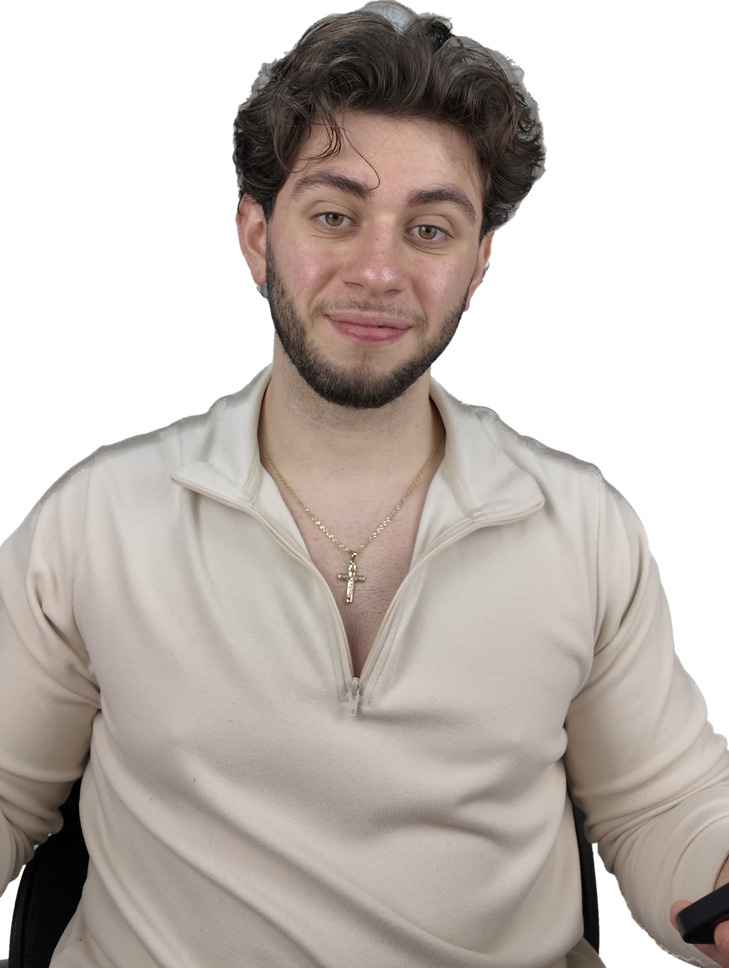
#> input picture design/thumbnails/meta-ads-campaign-structure/assets/face-clean.png, 729 x 968 px, shrunk from 1728 x 2294 before the run
$ python retouch-face.py assets/face-clean.png assets/face-retouched.png
#> lines starting #> are read from the running program, lines starting #| are printed output that depends on the picture; after the words box and inside, x2 and y2 are one past the last pixel; in counts of white or black regions, pixels touching at a corner belong together
#!/usr/bin/env python3
"""Retouch the cutout: even the lighting, lift the shadows, calm the skin.

This is classic frequency-separation retouching, not generative editing — there
is no image model in this pipeline. Concretely it can:

  * lift crushed shadows and even out the key light across the face
  * attenuate skin texture and blemishes while keeping edges (eyes, brows, lips)
  * reduce the *appearance* of neck stubble by pulling dark low-contrast pixels
    in the neck region toward the surrounding skin tone

What it cannot do is genuinely remove a beard. That needs inpainting — inventing
skin that was never photographed. NECK_STRENGTH is capped low on purpose;
pushing it further smears the jawline into plastic instead of looking clean.

    python3 retouch-face.py assets/face-clean.png assets/face-retouched.png
"""
import sys
import numpy as np
from PIL import Image, ImageFilter

SKIN_SMOOTH = 0.72      # keep this fraction of skin texture (lower = smoother)
NECK_SMOOTH = 0.52      # neck gets flattened harder than the face
NECK_STRENGTH = 0.34    # how far neck darks are pulled toward local skin tone
SHADOW_LIFT = 0.15      # 0..1
RELIGHT = 0.07          # strength of the soft key light


def gauss(a: np.ndarray, r: float) -> np.ndarray:
    return np.array(
        Image.fromarray(np.clip(a, 0, 255).astype(np.uint8)).filter(
            ImageFilter.GaussianBlur(r)), dtype=np.float32)


def skin_mask(rgb: np.ndarray) -> np.ndarray:
    r, g, b = rgb[:, :, 0], rgb[:, :, 1], rgb[:, :, 2]
    mx, mn = rgb.max(axis=2), rgb.min(axis=2)
    lum = rgb.mean(axis=2)
    m = ((r > 70) & (g > 30) & (b > 15) & (mx - mn > 12) &
         (r > g + 8) & (r > b + 12) &
         (lum > 95) &            # brows, lashes, beard stay sharp
         (mx - mn < 82))         # lips are far more saturated than cheeks
    return np.clip(gauss(m.astype(np.float32) * 255, 9) / 255.0, 0, 1)


def retouch(src: str, dst: str):
#> called with src = 'assets/face-clean.png', dst = 'assets/face-retouched.png'
    im = Image.open(src).convert("RGBA")
#> im is the input picture: PIL image 729x968 RGBA; mean R, G, B, A 105.3, 97, 91.7, 164.8
    arr = np.array(im).astype(np.float32)
    rgb, alpha = arr[:, :, :3].copy(), arr[:, :, 3]
    h, w = rgb.shape[:2]
#> h = 968; w = 729

    skin = skin_mask(rgb)
#> in skin_mask, `m = ((r > 70) & (g > 30) & (b > 15) & (mx - mn > 12) & (r > g + 8) & (..`:
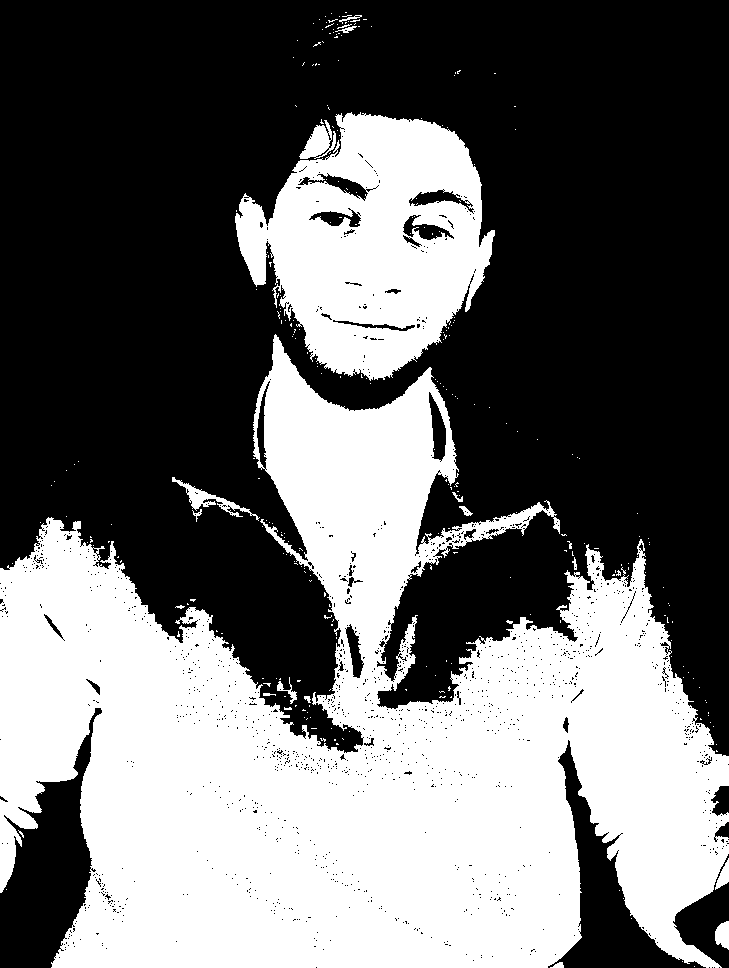
#> m: shape (968, 729) bool; 42% white; 287 white regions (268 under 20 px), largest, box (x1, y1, x2, y2) and area: (0, 334, 729, 968) 250404, (235, 112, 495, 381) 42708, (299, 120, 336, 159) 746

    # ---- locate face and neck from the silhouette ------------------------
    # A skin-colour centroid is useless here: a forearm is as "skin" as a face.
    # The alpha width profile is unambiguous — head, then a pinch at the neck,
    # then the shoulders flare out.
    solid = alpha > 128
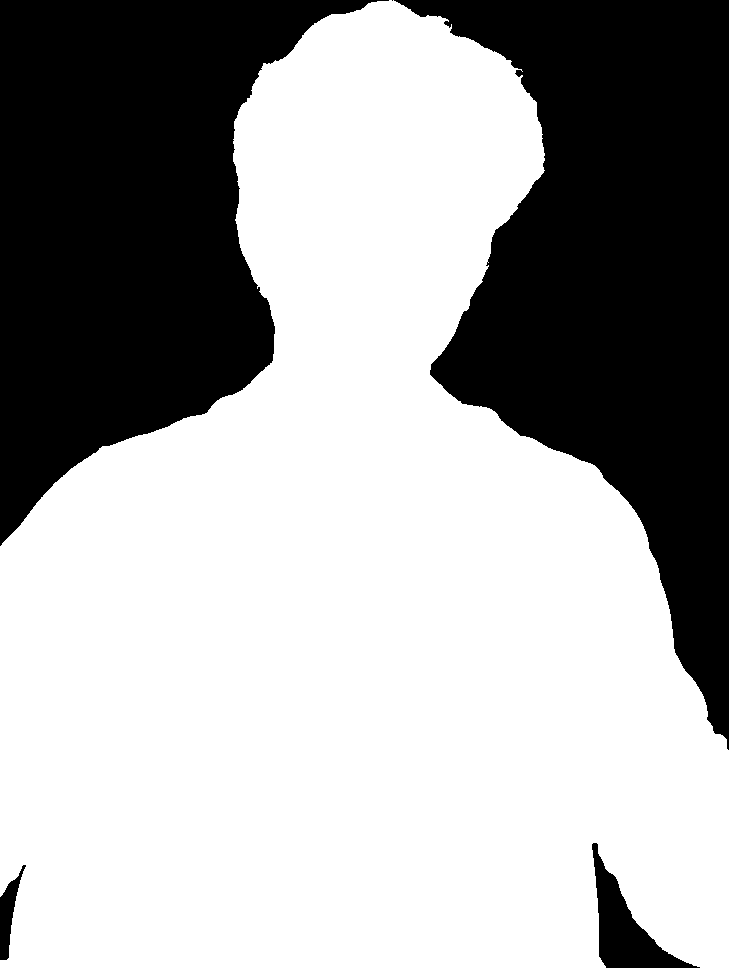
#> solid: shape (968, 729) bool; 64.8% white; 5 black regions (1 under 20 px), largest, box (x1, y1, x2, y2) and area: (394, 0, 729, 750) 126412, (0, 0, 389, 546) 116446, (592, 843, 700, 968) 4371, (0, 865, 26, 960) 985
    widths = solid.sum(axis=1).astype(np.float32)
#> widths = 968 values, max 729 at index 750, min 4 at index 0, mean 472.6
    widths = np.convolve(widths, np.ones(31) / 31, "same")
#> widths = 968 values, max 729 at index 765, min 24.42 at index 0, mean 469.9
    top = int(np.argmax(solid.any(axis=1)))
#> top = 0
    hi = int(np.argmax(widths[top:top + int(h * 0.35)])) + top      # widest head row
#> hi = 149
    search = widths[hi:hi + int(h * 0.30)]
#> search = 290 values, max 400.4 at index 289, min 167.2 at index 210, mean 245.7
    neck = hi + int(np.argmin(search))                              # the pinch
#> neck = 359
    face_top, face_bot = top, neck
#> face_top = 0; face_bot = 359
    chin = max(face_top + 1, neck - int((neck - top) * 0.06))
#> chin = 338
    head = solid[face_top:face_bot]
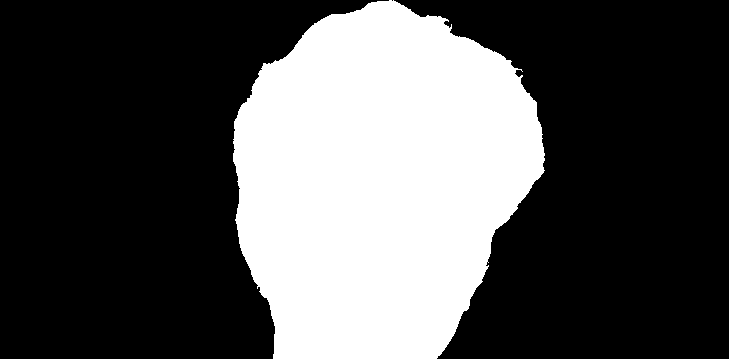
#> head: shape (359, 729) bool; 32.3% white; 1 white region, box (x1, y1, x2, y2) and area: (233, 0, 545, 359) 84512
    xs = np.where(head.any(axis=0))[0]
#> xs = 312 values from 233 to 544
    cx = int((xs[0] + xs[-1]) / 2)
#> cx = 388

    # ---- frequency separation -------------------------------------------
    lo = gauss(rgb, 6.0)
    detail = rgb - lo

    keep = SKIN_SMOOTH + (1.0 - skin[:, :, None]) * (1.0 - SKIN_SMOOTH)
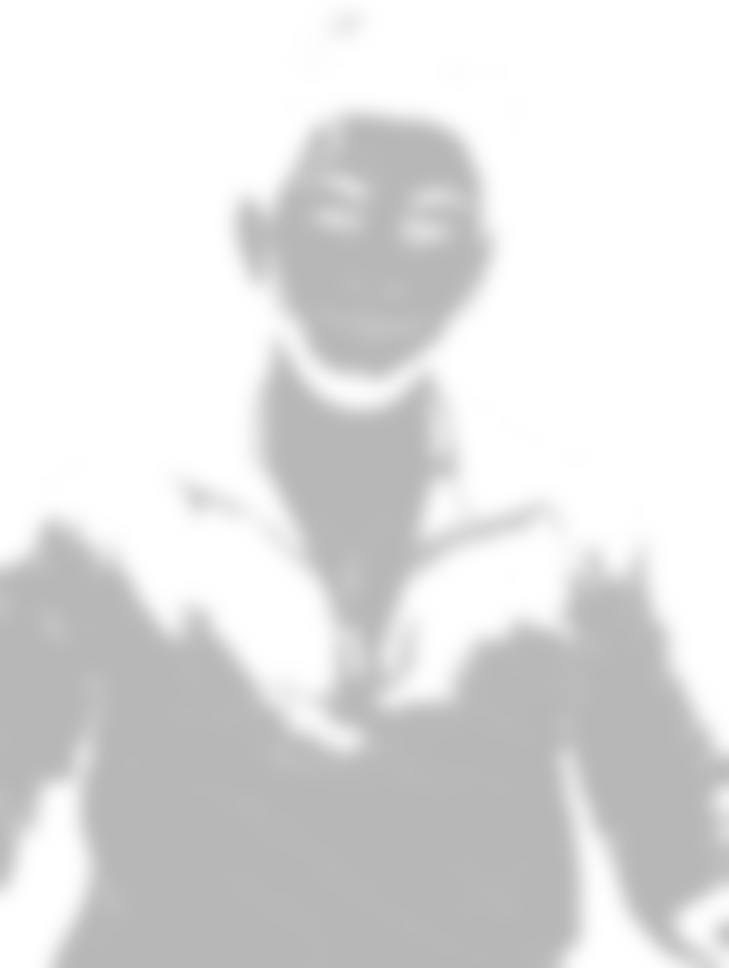
#> keep: shape (968, 729, 1) float32; min 0.72, max 1, mean 0.882

    neck = np.zeros((h, w), np.float32)
    n0, n1 = chin, min(h, chin + int((face_bot - face_top) * 0.42))
#> n0 = 338; n1 = 488
    neck[n0:n1] = 1.0
    neck = gauss(neck * 255, 26) / 255.0
    band = np.zeros((h, w), np.float32)
    half = int((face_bot - face_top) * 0.46)
#> half = 165
    band[:, max(0, cx - half):min(w, cx + half)] = 1.0
    neck = neck * gauss(band * 255, 26) / 255.0 * skin
    keep = keep * (1 - neck[:, :, None]) + NECK_SMOOTH * neck[:, :, None]

    out = lo + detail * keep

    # ---- pull neck darks toward the local skin tone ----------------------
    lo_neck = gauss(out, 26.0)
    lum = out.mean(axis=2)
    lum_lo = lo_neck.mean(axis=2)
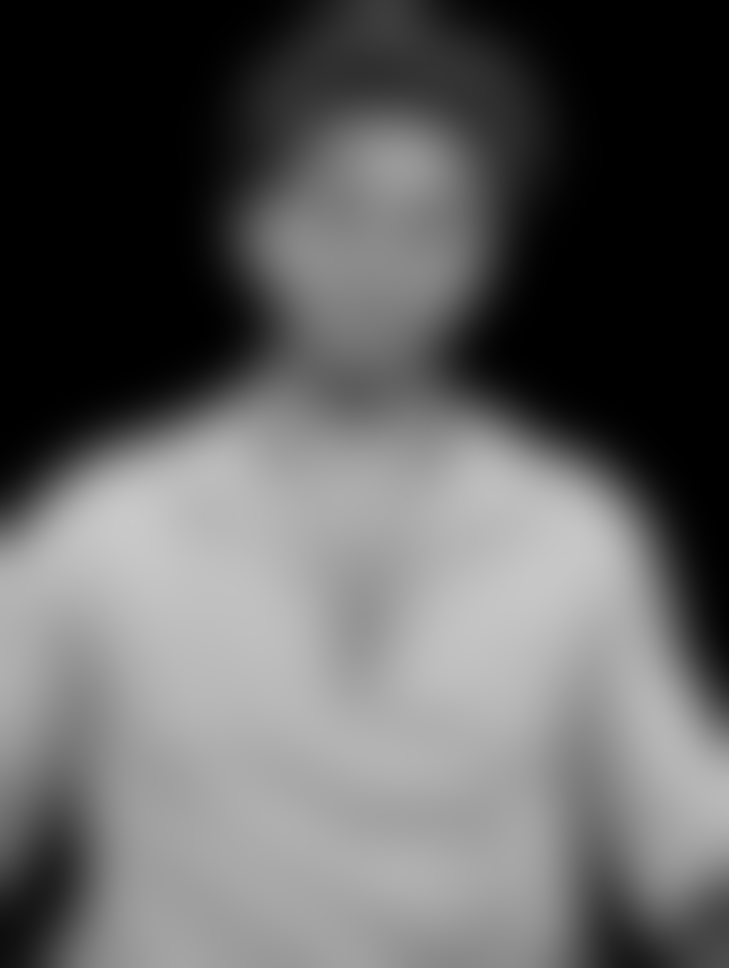
#> lum_lo: shape (968, 729) float32; min 0, max 201, mean 97.5
    darker = np.clip((lum_lo - lum) / 42.0, 0, 1)          # stubble is darker
    pull = (neck * darker * NECK_STRENGTH)[:, :, None]
    out = out * (1 - pull) + lo_neck * pull

    # ---- lift shadows ----------------------------------------------------
    l = out.mean(axis=2, keepdims=True) / 255.0
    out = out + (1.0 - l) ** 2.2 * 255.0 * SHADOW_LIFT * skin[:, :, None]

    # ---- soft key light on the face --------------------------------------
    yy, xx = np.mgrid[0:h, 0:w].astype(np.float32)
    rad = np.sqrt(((xx - cx) / (w * 0.55)) ** 2 +
                  ((yy - (face_top + face_bot) / 2) / (h * 0.42)) ** 2)
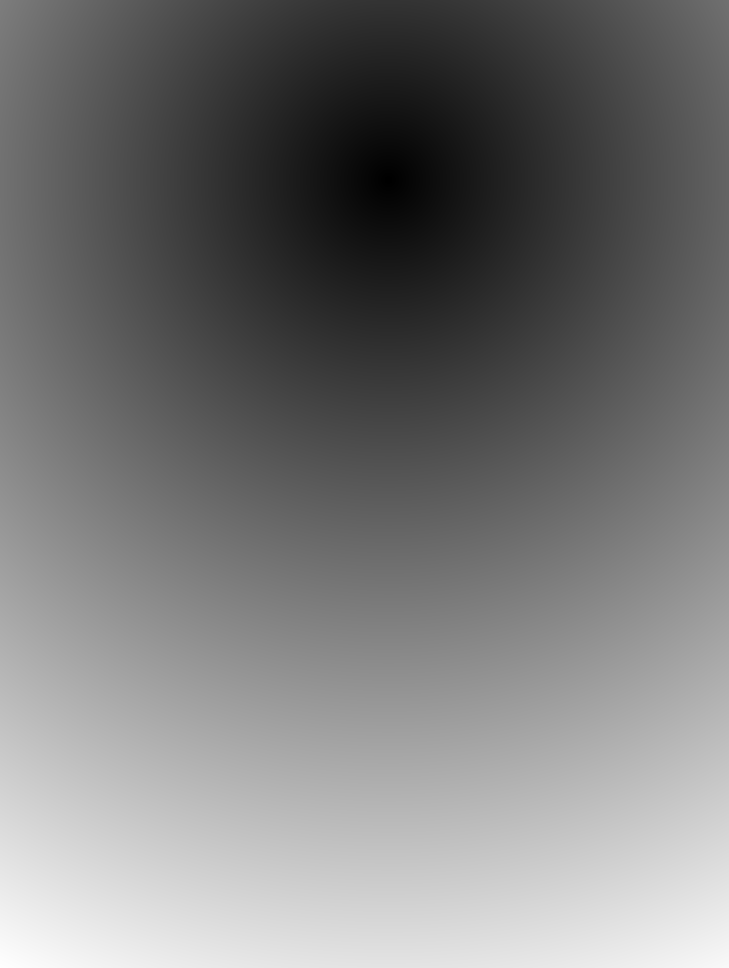
#> rad: shape (968, 729) float32; min 0.00123, max 2.17, mean 1.02; drawn with min black and max white
    key = np.clip(1.0 - rad, 0, 1) ** 1.6
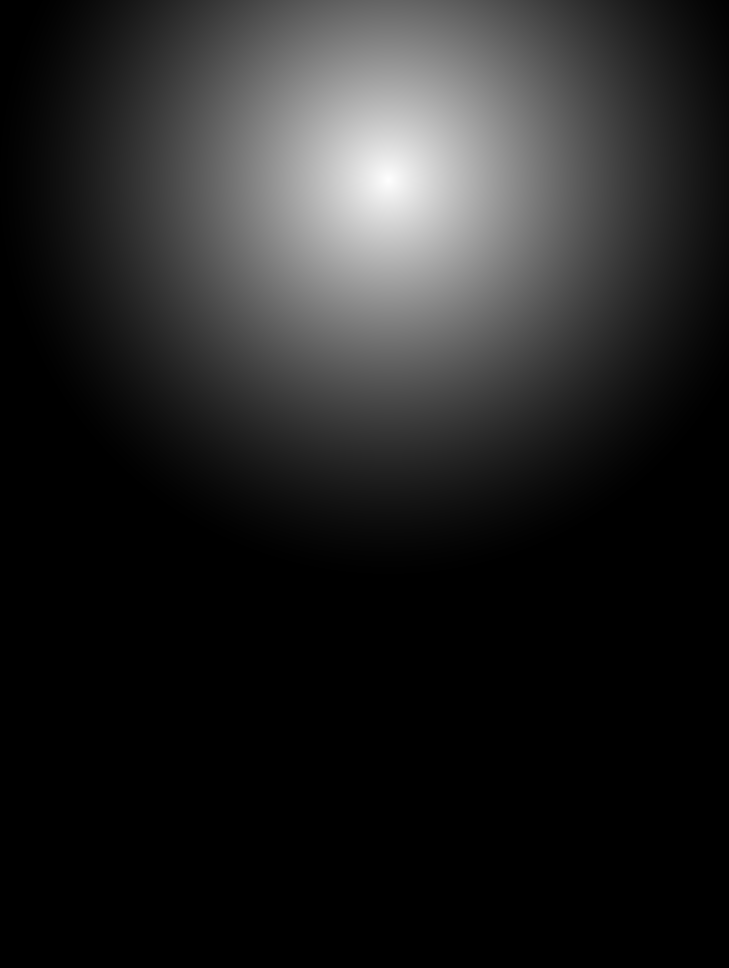
#> key: shape (968, 729) float32; min 0, max 0.998, mean 0.138
    out = out * (1.0 + RELIGHT * key[:, :, None])

    out = np.clip(out, 0, 255)
    res = Image.fromarray(np.dstack([out, alpha]).astype(np.uint8), "RGBA")
    res.save(dst)
    print(f"retouched {src} -> {dst}  {res.size}  "
          f"(face rows {face_top}-{face_bot}, chin {chin}, centre x {cx})")
#| retouched assets/face-clean.png -> assets/face-retouched.png  (729, 968)  (face rows 0-359, chin 338, centre x 388)


if __name__ == "__main__":
    retouch(sys.argv[1] if len(sys.argv) > 1 else "assets/face-clean.png",
            sys.argv[2] if len(sys.argv) > 2 else "assets/face-retouched.png")

$ run again, with design/thumbnails/meta-ads-campaign-structure/assets/face-noprop.png copied over design/thumbnails/meta-ads-campaign-structure/assets/face-clean.png
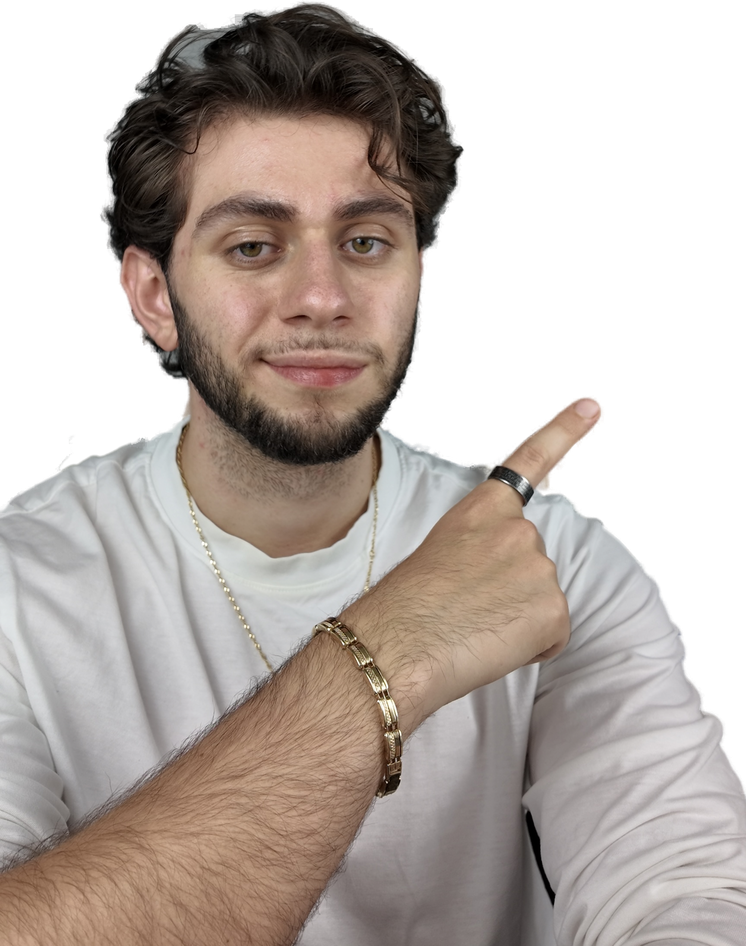
#> input picture design/thumbnails/meta-ads-campaign-structure/assets/face-noprop.png, 746 x 946 px, shrunk from 1728 x 2193 before the run
#> in retouch, im is the input picture: PIL image 746x946 RGBA; mean R, G, B, A 101.2, 91.2, 85.3, 166.2
#> in skin_mask, `m = ((r > 70) & (g > 30) & (b > 15) & (mx - mn > 12) & (r > g + 8) & (..`:
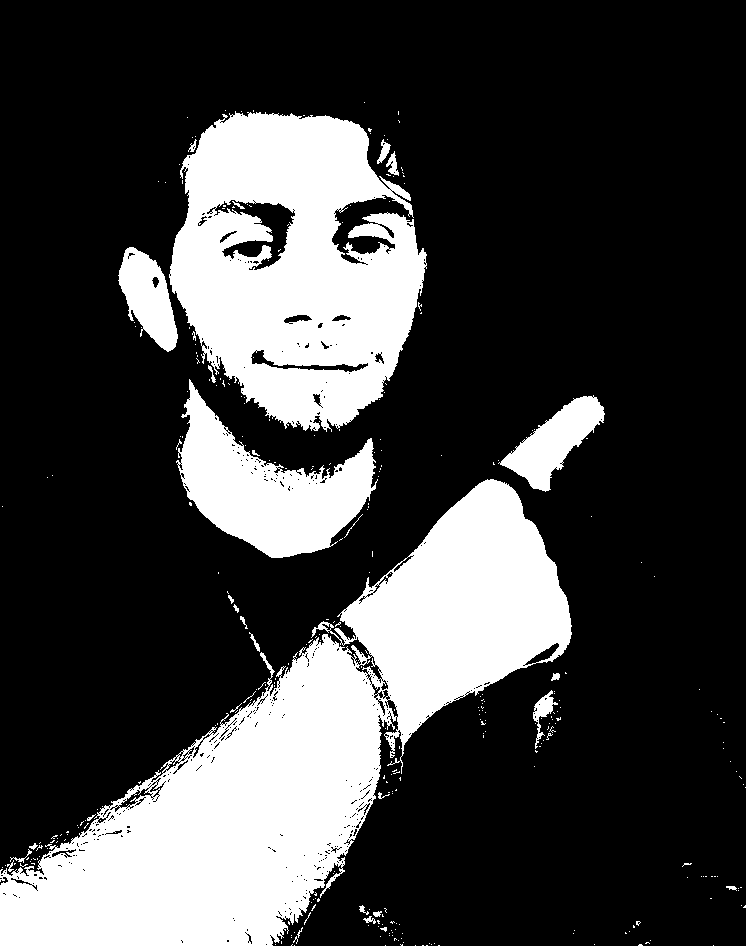
#> m: shape (946, 746) bool; 25.6% white; 325 white regions (296 under 20 px), largest, box (x1, y1, x2, y2) and area: (0, 479, 572, 946) 98745, (169, 111, 427, 432) 55151, (176, 379, 378, 558) 16295
#> solid: shape (946, 746) bool; 65.2% white; 1 black region, box (x1, y1, x2, y2) and area: (0, 0, 746, 797) 245918
#> in retouch, `widths = solid.sum(axis=1).astype(np.float32)`: widths = 946 values, max 746 at index 797, min 0 at index 0, mean 486
#> in retouch, `widths = np.convolve(widths, np.ones(31) / 31, "same")`: widths = 946 values, max 746 at index 812, min 19.52 at index 0, mean 482.9
#> top = 4
#> hi = 161
#> search = 283 values, max 349.9 at index 0, min 216.1 at index 229, mean 289.1
#> in retouch, `neck = hi + int(np.argmin(search))`: neck = 390
#> face_top = 4; face_bot = 390
#> chin = 367
#> head: shape (386, 746) bool; 37.8% white; 1 white region, box (x1, y1, x2, y2) and area: (105, 0, 463, 386) 108779
#> xs = 358 values from 105 to 462
#> cx = 283
#> n0 = 367; n1 = 529
#> half = 177
#> in retouch, `key = np.clip(1.0 - rad, 0, 1) ** 1.6`:
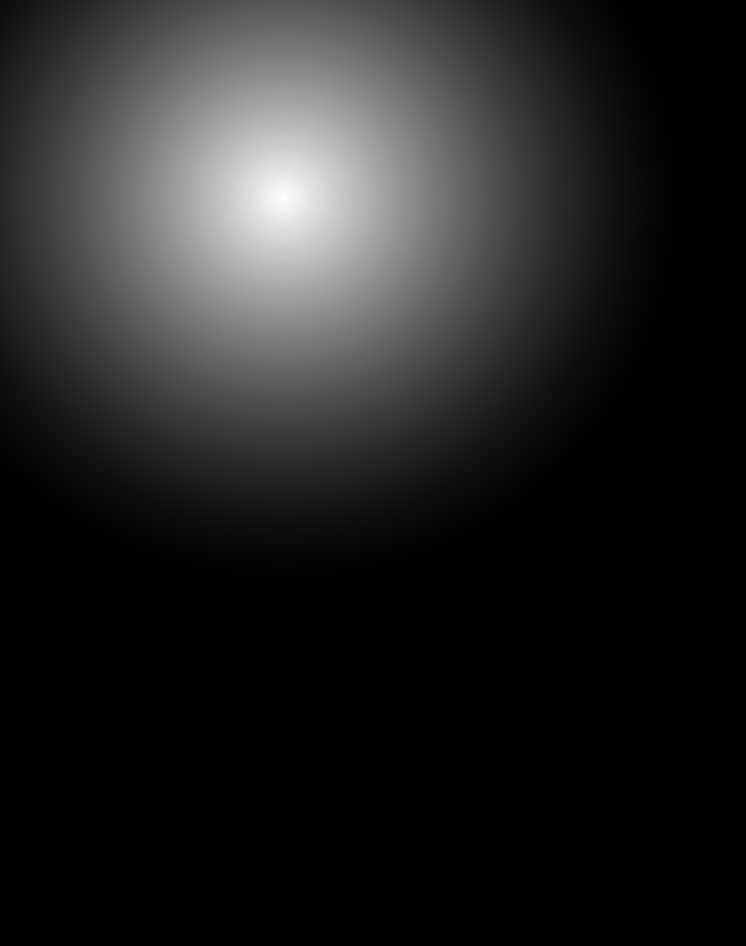
#> key: shape (946, 746) float32; min 0, max 1, mean 0.14
#| retouched assets/face-clean.png -> assets/face-retouched.png  (746, 946)  (face rows 4-390, chin 367, centre x 283)
